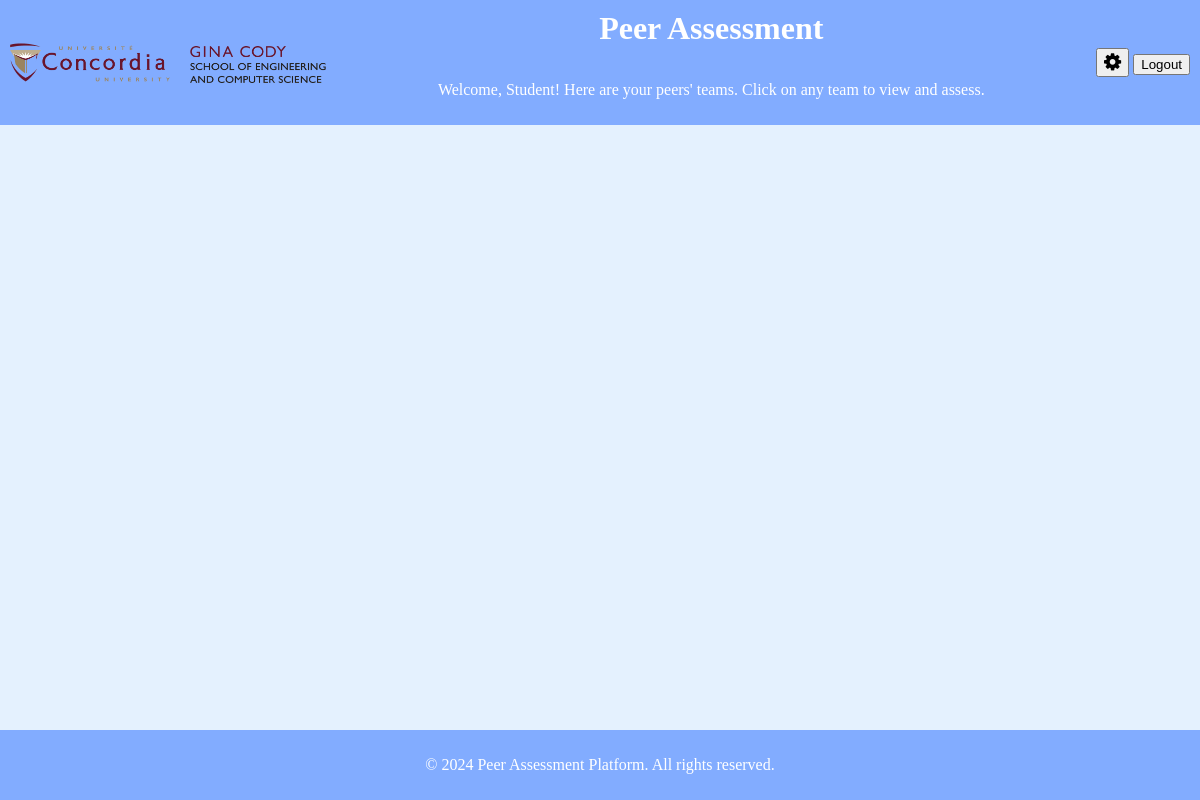
/student/home/ (signed in), run on an earlier commit of the app's database.
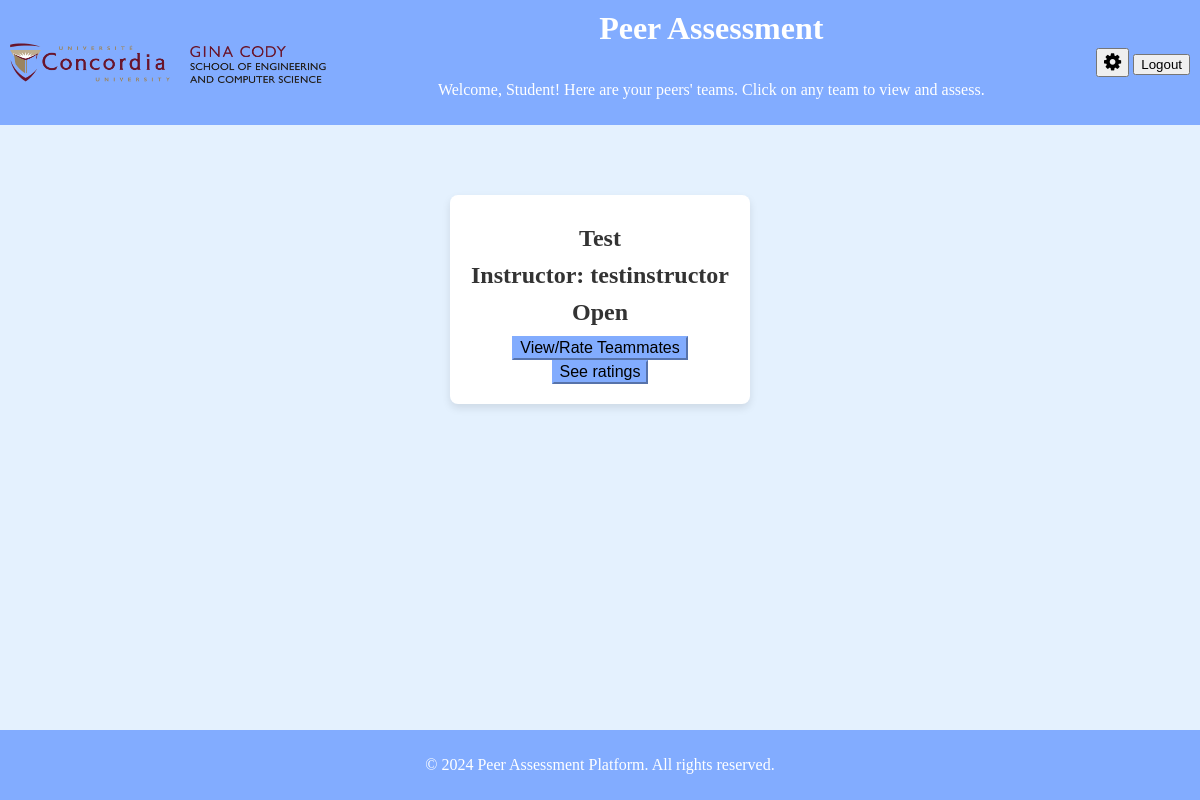
And on a later commit of the database.
### mainApp/models.py (models this page shows)
class Projects(models.Model):
    id = models.AutoField(primary_key=True) #each project should have a unique id in the database
    project_name = models.CharField(max_length = 255, unique=True)
    open = models.BooleanField(default=False)
    instructor_id = models.IntegerField()

class MyUser(models.Model):
    id = models.AutoField(primary_key=True) #each user should have an id in the database
    username = models.CharField(max_length=255, unique=True)
    password = models.CharField(max_length=255)
    email = models.EmailField(unique=True)
    name = models.CharField(max_length=100)
    instructor = models.BooleanField(default=False)

### mainApp/views.py (the view)
# urls.py: path('student/home/', student_home_view, name='studentHomePage'),
def student_home_view(request):
    user_id = request.session.get('user_id')
    if not user_id:
        return redirect('login')  # Redirect to login page
    user_projects = Projects_to_Student_Relationships.objects.filter(student_id=user_id)
    projects_info = []
    for user_project in user_projects:
        projectID = user_project.project_id  #Get the unique ID of the project
        instructorID= Projects.objects.get(id=projectID).instructor_id #Get the ID of the instructor
        project_data = {
            'project_id': projectID,
            'project_name': Projects.objects.get(id=projectID).project_name,
            'is_open': Projects.objects.get(id=projectID).open,
            'instructor_name': MyUser.objects.get(id=instructorID).name
        }
        projects_info.append(project_data)
    return render(request, 'mainApp/homepagestudent.html', {'projects': projects_info})

### mainApp/templates/mainApp/homepagestudent.html (shortened to what this page needs)
{% load static %}
<!DOCTYPE html>
<html lang="en">
<head>
    {% load static %}
    <link rel="stylesheet" href="{% static 'mainApp/css/student_home.css' %}">
    <link rel="stylesheet" href="https://cdnjs.cloudflare.com/ajax/libs/font-awesome/4.7.0/css/font-awesome.min.css">
</head>
<body>
    <header>
        <img style="max-width: 400px;"src="{% static 'mainApp/images/logo.png' %}" alt="Concordia University Logo" class="logo">
        <div class="header-content">
            <h1>Peer Assessment</h1>
            <br>
            <p>Welcome, Student! Here are your peers' teams. Click on any team to view and assess.</p>
        </div>
        <div class="settings">
            <button style="font-size:20px"> <i class="fa fa-gear"></i></button>
            <button type=“button” onclick="location.href='{% url 'logout' %}';"> Logout </button>
        </div>
    </header>
    <main>
        <div class="teams-container">
            {% for project in projects %}
                <div class="team-block">
                <a>
                <h3>{{ project.project_name }}</h3>
                <h3> Instructor: {{ project.instructor_name }}</h3>
                <h3>{{ project.is_open|yesno:"Open,Closed" }}</h3>
                <button type=“button” onclick="location.href='{% url 'viewTeam' project.project_id %}';"> View/Rate Teammates </button>
                <button type=“button” onclick="location.href='{% url 'teamRatingsStudent' project.project_id %}';"> See ratings </button>
            </a>
            </div>
            {% endfor %}
        </div>
    </main>
    <footer>
        <p>© 2024 Peer Assessment Platform. All rights reserved.</p>
    </footer>
</body>
</html>

### mainApp/static/mainApp/css/student_home.css (style rules this page uses)
body { font-family: New Century Schoolbook, serif; margin: 0; padding: 0; background-color: #e4f1fe; color: #333; }
header { display: flex; align-items: center; background-color: #82acff; color: white; padding: 10px; }
.logo { height: 40px; }
.header-content { flex-grow: 1; display: flex; flex-direction: column; align-items: center; }
h1 { margin: 0; text-align: center; }
main { padding: 20px; }
.teams-container { display: flex; flex-wrap: wrap; gap: 50px; justify-content: center; margin-top: 50px; }
.team-block { background-color: white; border-radius: 8px; box-shadow: 0 4px 8px rgba(0, 0, 0, 0.1); overflow: hidden; transition: transform 0.3s ease; width: 300px; text-align: center; }
.team-block a { color: inherit; text-decoration: none; display: block; padding: 20px; }
.team-block h3 { margin: 10px 0; font-size: 1.5rem; }
.team-block button { font-size: 1rem; font-family: Optima, sans-serif ; color: black; background-color: #82acfe; border-color: #82acfe; }
footer { background-color: #82acff; color: white; text-align: center; padding: 10px 0; position: fixed; bottom: 0; width: 100%; }

What changed in the data, as far as the page shows it:
added Projects: project_name "Test"
now on this page (row unchanged): MyUser: instructor_name "testinstructor"
Also different on the page:
new list line: "Instructor: Open View/Rate Teammates See ratings"
